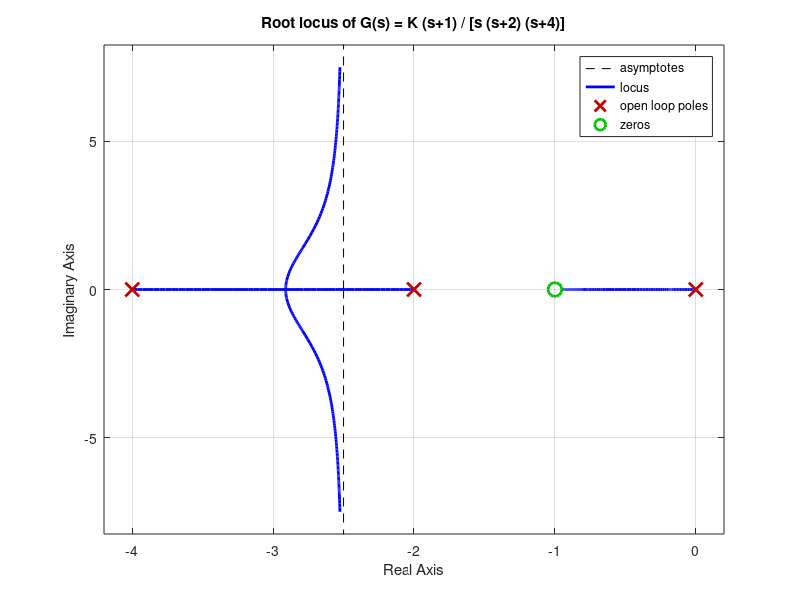

Write the MATLAB code that produced this figure. (Note: this script raises an error after producing the figure.)
% Open-loop transfer function: G(s) = K (s+1) / [s (s+2) (s+4)]
num = [1 1];                 % s + 1
den = conv([1 0], conv([1 2], [1 4]));  % s * (s+2) * (s+4)

G = tf(num, den);

figure;
rlocus(G)
title('Root locus of G(s) = K (s+1) / [s (s+2) (s+4)]')
grid on

% Example: choose a gain K for desired closed-loop pole location
s_des = -2 + 2j;  % desired closed-loop pole
[K, poles] = rlocfind(G, s_des);  %#ok<NOPTS>
disp('Selected gain K:');
disp(K);
disp('Closed-loop poles at this K:');
disp(poles);

% In a Simulink model, G(s) can be implemented with Transfer Fcn blocks
% and the gain K with a Gain block in the forward path. The root locus
% analysis can be performed analytically using this G and then K applied
% in the Simulink block diagram for robotic joint or actuator models.
